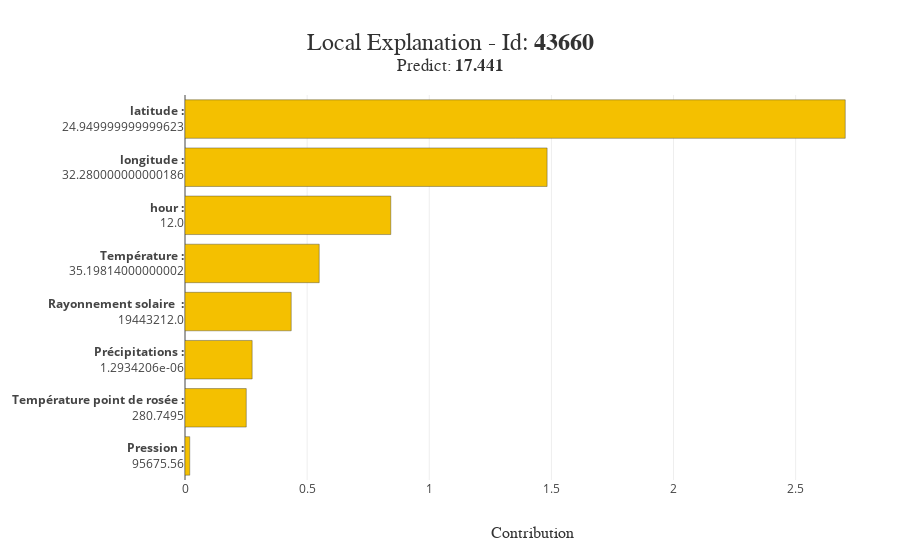

The notebook cell this image was saved under:
### Code cell
xpl.plot.local_plot(index=Xtest.index[0])

### Figure 1 — Plotly figure (JSON) as saved in the notebook; plotly's stock layout.template omitted (floating-point values rounded to 4 significant figures)
{"data": [{"customdata": ["<b>Pression :</b><br />95675.56"], "hovertemplate": "%{customdata}<br />Contribution: %{x:.4f}<extra></extra>", "marker": {"color": "rgba(244, 192, 0, 1.0)", "line": {"color": "rgba(52, 55, 54, 0.8)", "width": 0.5}}, "orientation": "h", "showlegend": false, "type": "bar", "x": [0.01947], "y": ["<b>Pression :</b><br />95675.56"]}, {"customdata": ["<b>Température point de rosée :</b><br />280.7495"], "hovertemplate": "%{customdata}<br />Contribution: %{x:.4f}<extra></extra>", "marker": {"color": "rgba(244, 192, 0, 1.0)", "line": {"color": "rgba(52, 55, 54, 0.8)", "width": 0.5}}, "orientation": "h", "showlegend": false, "type": "bar", "x": [0.2509], "y": ["<b>Température point de rosée :</b><br />280.7495"]}, {"customdata": ["<b>Précipitations :</b><br />1.2934206e-06"], "hovertemplate": "%{customdata}<br />Contribution: %{x:.4f}<extra></extra>", "marker": {"color": "rgba(244, 192, 0, 1.0)", "line": {"color": "rgba(52, 55, 54, 0.8)", "width": 0.5}}, "orientation": "h", "showlegend": false, "type": "bar", "x": [0.2749], "y": ["<b>Précipitations :</b><br />1.2934206e-06"]}, {"customdata": ["<b>Rayonnement solaire :</b><br />19443212.0"], "hovertemplate": "%{customdata}<br />Contribution: %{x:.4f}<extra></extra>", "marker": {"color": "rgba(244, 192, 0, 1.0)", "line": {"color": "rgba(52, 55, 54, 0.8)", "width": 0.5}}, "orientation": "h", "showlegend": false, "type": "bar", "x": [0.4349], "y": ["<b>Rayonnement solaire  :</b><br />19443212.0"]}, {"customdata": ["<b>Température :</b><br />35.19814000000002"], "hovertemplate": "%{customdata}<br />Contribution: %{x:.4f}<extra></extra>", "marker": {"color": "rgba(244, 192, 0, 1.0)", "line": {"color": "rgba(52, 55, 54, 0.8)", "width": 0.5}}, "orientation": "h", "showlegend": false, "type": "bar", "x": [0.5494], "y": ["<b>Température :</b><br />35.19814000000002"]}, {"customdata": ["<b>hour :</b><br />12.0"], "hovertemplate": "%{customdata}<br />Contribution: %{x:.4f}<extra></extra>", "marker": {"color": "rgba(244, 192, 0, 1.0)", "line": {"color": "rgba(52, 55, 54, 0.8)", "width": 0.5}}, "orientation": "h", "showlegend": false, "type": "bar", "x": [0.8425], "y": ["<b>hour :</b><br />12.0"]}, {"customdata": ["<b>longitude :</b><br />32.280000000000186"], "hovertemplate": "%{customdata}<br />Contribution: %{x:.4f}<extra></extra>", "marker": {"color": "rgba(244, 192, 0, 1.0)", "line": {"color": "rgba(52, 55, 54, 0.8)", "width": 0.5}}, "orientation": "h", "showlegend": false, "type": "bar", "x": [1.482], "y": ["<b>longitude :</b><br />32.280000000000186"]}, {"customdata": ["<b>latitude :</b><br />24.949999999999623"], "hovertemplate": "%{customdata}<br />Contribution: %{x:.4f}<extra></extra>", "marker": {"color": "rgba(244, 192, 0, 1.0)", "line": {"color": "rgba(52, 55, 54, 0.8)", "width": 0.5}}, "orientation": "h", "showlegend": false, "type": "bar", "x": [2.703], "y": ["<b>latitude :</b><br />24.949999999999623"]}], "layout": {"barmode": "group", "height": 550, "hovermode": "closest", "margin": {"b": 70, "l": 150, "r": 20, "t": 95}, "title": {"font": {"color": "rgb(50, 50, 50)", "family": "Arial", "size": 24}, "text": "Local Explanation - Id: <b>43660</b><br><sup>Predict: <b>17.441</b></sup>", "x": 0.5, "xanchor": "center", "y": 0.9091, "yanchor": "middle"}, "width": 900, "xaxis": {"title": {"font": {"color": "rgb(50, 50, 50)", "family": "Arial Black", "size": 16}, "text": "Contribution"}}, "yaxis": {"automargin": true, "dtick": 1, "title": {"font": {"color": "rgb(50, 50, 50)", "family": "Arial Black", "size": 16}}, "type": "category"}}}
